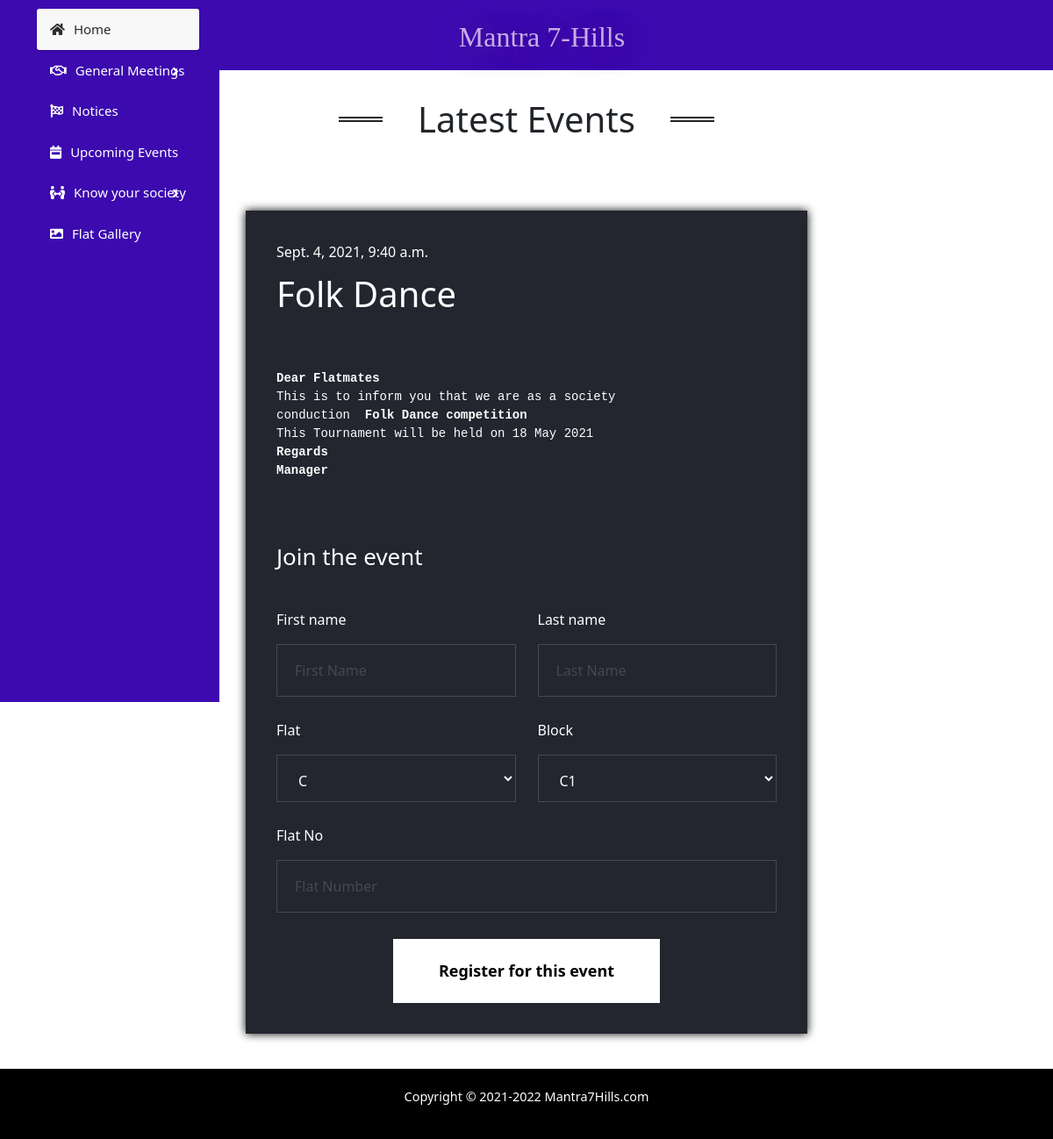
/detail-event/11, run on the app's committed database.
### home/models.py (models this page shows, shortened)
class Event(models.Model):
    updated_at = models.DateTimeField(auto_now=True)
    heading = models.CharField(max_length=100)
    description = models.TextField(max_length=1000)
    event_name = models.CharField(max_length=40)
    joinEvent = models.BooleanField(default=False)

### home/views.py (the view, shortened to what this page needs)
# urls.py: path("detail-event/<int:pk>",DetailEvents_view.as_view(),name="detailevent"),
class DetailEvents_view(View):
    model = EventForm
    def get(self,request,pk):
        event = get_object_or_404(Event,pk=pk)
        context = {
            'event':event,
            'form':EventRegistrationForm,
           }
        return render(request,'detailEvent.html',context)

### home/templates/detailEvent.html (shortened to what this page needs)
{%extends 'base.html'%}
{%block links%}
{%load static%}
<link rel="stylesheet" type="text/css" href="{%static 'home/css/events.css'%}">
{%endblock%}
{%block content%}
<div class="rootEventCont">
    <div class="latestEvents">
        <h1>Latest Events</h1>
    </div>
    <div class="EventsCont">
            <div class="event">
                <span>{{event.updated_at}}</span>
                <h1>{{event.heading}}</h1>
                <p><pre>{{event.description|safe}}</pre></p>
                {%if event.joinEvent%}
                    <h2>Join the event</h2>
                    <form method="POST">{%csrf_token%}
                        <div class="yatay">
                            <label>
                                <span>First name</span>
                                {{form.fname}}
                            </label>
                            <label>
                                <span>Last name</span>
                                {{form.lname}}
                            </label>
                        </div>
                        <div class="yatay">
                            <label>
                                <span>Flat</span>
                                {{form.flat}}
                            </label>
                            <label for="">
                                <span>Block</span>
                                {{form.block}}
                            </label>
                        </div>
                        <div class="yatay">
                            <label>
                                <span>Flat No</span>
                                {{form.flat_no}}
                            </label>
                        </div>
                        <div class="submitBtn">
                            <button type="submit">Register for this event</button>
                        </div>
                    </form>
                {%endif%}
            </div>
    </div>
</div>
{%endblock%}
{%block javascript%}
{%load static%}
{%endblock%}

### home/static/home/css/events.css (style rules this page uses)
.EventsCont { width: 100%; height: 100%; display: flex; flex-direction: column; align-items: center; justify-content: space-evenly; }
.event { display: -webkit-box; display: -ms-flexbox; display: flex; -webkit-box-orient: vertical; -webkit-box-direction: normal; -ms-flex-direction: column; flex-direction: column; background-color: #23252f; padding: 35px; max-width: 640px; width: 80%; box-shadow: 0 0 10px black; margin-top: 40px; }
.event * { color: white; }
.event span { margin-bottom: 15px; font-size: 16px; }
.event h1 { font-weight: 32px; line-height: 42px; margin-bottom: 15px; }
.event p { font-size: 18px; line-height: 28px; margin-bottom: 50px; }
.event h2 { line-height: 42px; font-size: 26px; margin-bottom: 38px; }
.event form { display: -webkit-box; display: -ms-flexbox; display: flex; -webkit-box-orient: vertical; -webkit-box-direction: normal; -ms-flex-direction: column; flex-direction: column; }
.event form .yatay { display: -webkit-box; display: -ms-flexbox; display: flex; -webkit-box-pack: justify; -ms-flex-pack: justify; justify-content: space-between; }
.event form .yatay + .yatay { margin-top: 25px; }
.event form .yatay label { display: -webkit-box; display: -ms-flexbox; display: flex; -webkit-box-orient: vertical; -webkit-box-direction: normal; -ms-flex-direction: column; flex-direction: column; -webkit-box-flex: 1; -ms-flex: 1; flex: 1; }
.event form .yatay label + label { margin-left: 25px; }
.event form .yatay label span { font-size: 16px; line-height: 26px; }
.event form .yatay label input { padding-left: 20px; padding-top: 17px; padding-bottom: 17px; border: 1px solid #464856; background-color: transparent; }
.event form .yatay label input::placeholder { font-size: 16px; line-height: 26px; color: #464856; }
#select-box { background-color: transparent; padding-left: 20px; padding-top: 17px; padding-bottom: 17px; border: 1px solid #464856; background-color: transparent; height: 54px; }
#select-box option { background-color: #464856; color: white; }
.submitBtn { margin-top: 30px; width: 100%; display: flex; justify-content: center; align-items: center; }
.submitBtn button { background-color: #fff; padding: 23px 52px; color: black; font-weight: 700; font-size: 18px; border: none; }
.rootEventCont { width: 100%; display: flex; flex-direction: column; align-items: center; min-height: 100vh; }
.latestEvents { display: flex; justify-content: center; align-items: center; width: 100%; height: 15vh; }
.latestEvents h1 { display: grid; grid-template-columns: minmax(50px, 1fr) auto minmax(50px, 1fr); align-items: center; text-align: center; gap: 40px; }
.latestEvents h1::before, .latestEvents h1::after { content: ''; border-top: 6px double; }

### home/static/home/css/base.css (style rules this page uses)
* { margin: 0; padding: 0; }

### data on the page
Event: updated_at "Sept. 4, 2021, 9:40 a.m.", heading "Folk Dance", description "Dear Flatmates This is to inform you that we are as a society conduction Folk Dance competition This Tournament will be held on 18 May 2021 Regards Manager"
